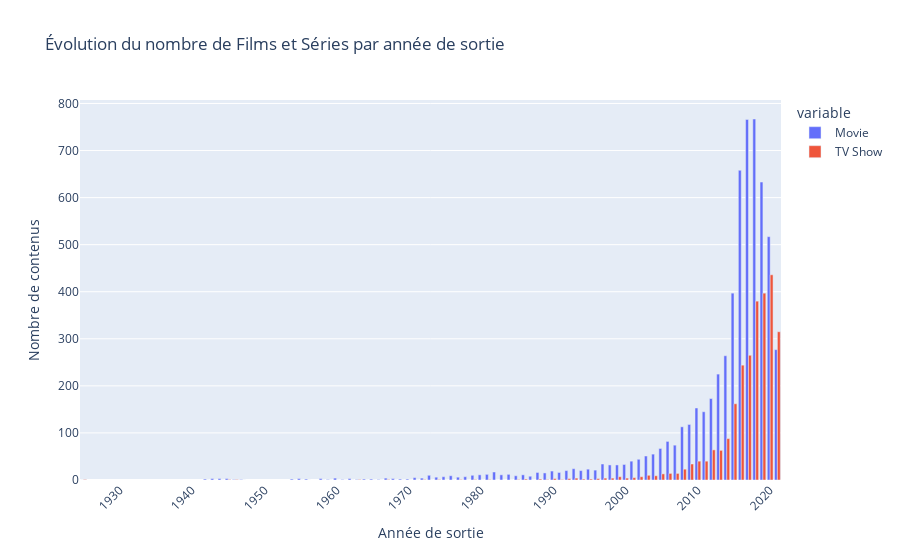

The notebook cell saved with this chart:
### Markdown cell above
### 2.2 Tendances par année (Films vs Séries)

### Code cell
import plotly.express as px

type_by_year = df.groupby(['release_year', 'type']).size().unstack(fill_value=0)

plt.figure(figsize=(14, 6))
type_by_year.plot(kind='bar', stacked=True, color=['#FF6B6B', '#4ECDC4'], figsize=(14, 6))
plt.title('Évolution du nombre de Films et Séries par année de sortie', 
          fontsize=14, fontweight='bold')
plt.xlabel('Année de sortie')
plt.ylabel('Nombre de contenus')
plt.legend(title='Type')
plt.xticks(rotation=45, ha='right')
plt.tight_layout()
plt.show()

fig = px.bar(type_by_year, 
             x=type_by_year.index, 
             y=['Movie', 'TV Show'],
             title='Évolution du nombre de Films et Séries par année de sortie',
             labels={'value': 'Nombre de contenus', 'release_year': 'Année de sortie'},
             barmode='group')
fig.update_layout(xaxis_tickangle=-45)
fig.show()

### Figure 1 — Plotly figure (JSON) as saved in the notebook; plotly's stock layout.template omitted (floating-point values rounded to 4 significant figures)
{"data": [{"alignmentgroup": "True", "hovertemplate": "variable=Movie<br>Année de sortie=%{x}<br>Nombre de contenus=%{y}<extra></extra>", "legendgroup": "Movie", "marker": {"color": "#636efa", "pattern": {"shape": ""}}, "name": "Movie", "offsetgroup": "Movie", "orientation": "v", "showlegend": true, "textposition": "auto", "type": "bar", "x": [1925, 1942, 1943, 1944, 1945, 1946, 1947, 1954, 1955, 1956, 1958, 1959, 1960, 1961, 1962, 1963, 1964, 1965, 1966, 1967, 1968, 1969, 1970, 1971, 1972, 1973, 1974, 1975, 1976, 1977, 1978, 1979, 1980, 1981, 1982, 1983, 1984, 1985, 1986, 1987, 1988, 1989, 1990, 1991, 1992, 1993, 1994, 1995, 1996, 1997, 1998, 1999, 2000, 2001, 2002, 2003, 2004, 2005, 2006, 2007, 2008, 2009, 2010, 2011, 2012, 2013, 2014, 2015, 2016, 2017, 2018, 2019, 2020, 2021], "xaxis": "x", "y": [0, 2, 3, 3, 3, 1, 1, 2, 3, 2, 3, 1, 4, 1, 3, 1, 2, 2, 1, 4, 3, 2, 2, 5, 4, 10, 6, 7, 9, 6, 7, 10, 11, 12, 17, 11, 12, 9, 11, 8, 16, 15, 19, 16, 20, 24, 20, 23, 21, 34, 32, 32, 33, 40, 44, 51, 55, 67, 82, 74, 113, 118, 153, 145, 173, 225, 264, 397, 658, 766, 767, 633, 517, 277], "yaxis": "y"}, {"alignmentgroup": "True", "hovertemplate": "variable=TV Show<br>Année de sortie=%{x}<br>Nombre de contenus=%{y}<extra></extra>", "legendgroup": "TV Show", "marker": {"color": "#EF553B", "pattern": {"shape": ""}}, "name": "TV Show", "offsetgroup": "TV Show", "orientation": "v", "showlegend": true, "textposition": "auto", "type": "bar", "x": [1925, 1942, 1943, 1944, 1945, 1946, 1947, 1954, 1955, 1956, 1958, 1959, 1960, 1961, 1962, 1963, 1964, 1965, 1966, 1967, 1968, 1969, 1970, 1971, 1972, 1973, 1974, 1975, 1976, 1977, 1978, 1979, 1980, 1981, 1982, 1983, 1984, 1985, 1986, 1987, 1988, 1989, 1990, 1991, 1992, 1993, 1994, 1995, 1996, 1997, 1998, 1999, 2000, 2001, 2002, 2003, 2004, 2005, 2006, 2007, 2008, 2009, 2010, 2011, 2012, 2013, 2014, 2015, 2016, 2017, 2018, 2019, 2020, 2021], "xaxis": "x", "y": [1, 0, 0, 0, 1, 1, 0, 0, 0, 0, 0, 0, 0, 0, 0, 1, 0, 0, 0, 1, 0, 0, 0, 0, 1, 0, 1, 0, 0, 1, 0, 1, 0, 1, 0, 0, 0, 1, 2, 0, 2, 1, 3, 1, 3, 4, 2, 2, 3, 4, 4, 7, 4, 5, 7, 10, 9, 13, 14, 14, 23, 34, 40, 40, 64, 63, 88, 162, 244, 265, 380, 397, 436, 315], "yaxis": "y"}], "layout": {"barmode": "group", "legend": {"title": {"text": "variable"}, "tracegroupgap": 0}, "title": {"text": "Évolution du nombre de Films et Séries par année de sortie"}, "xaxis": {"anchor": "y", "domain": [0, 1], "tickangle": -45, "title": {"text": "Année de sortie"}}, "yaxis": {"anchor": "x", "domain": [0, 1], "title": {"text": "Nombre de contenus"}}}}
